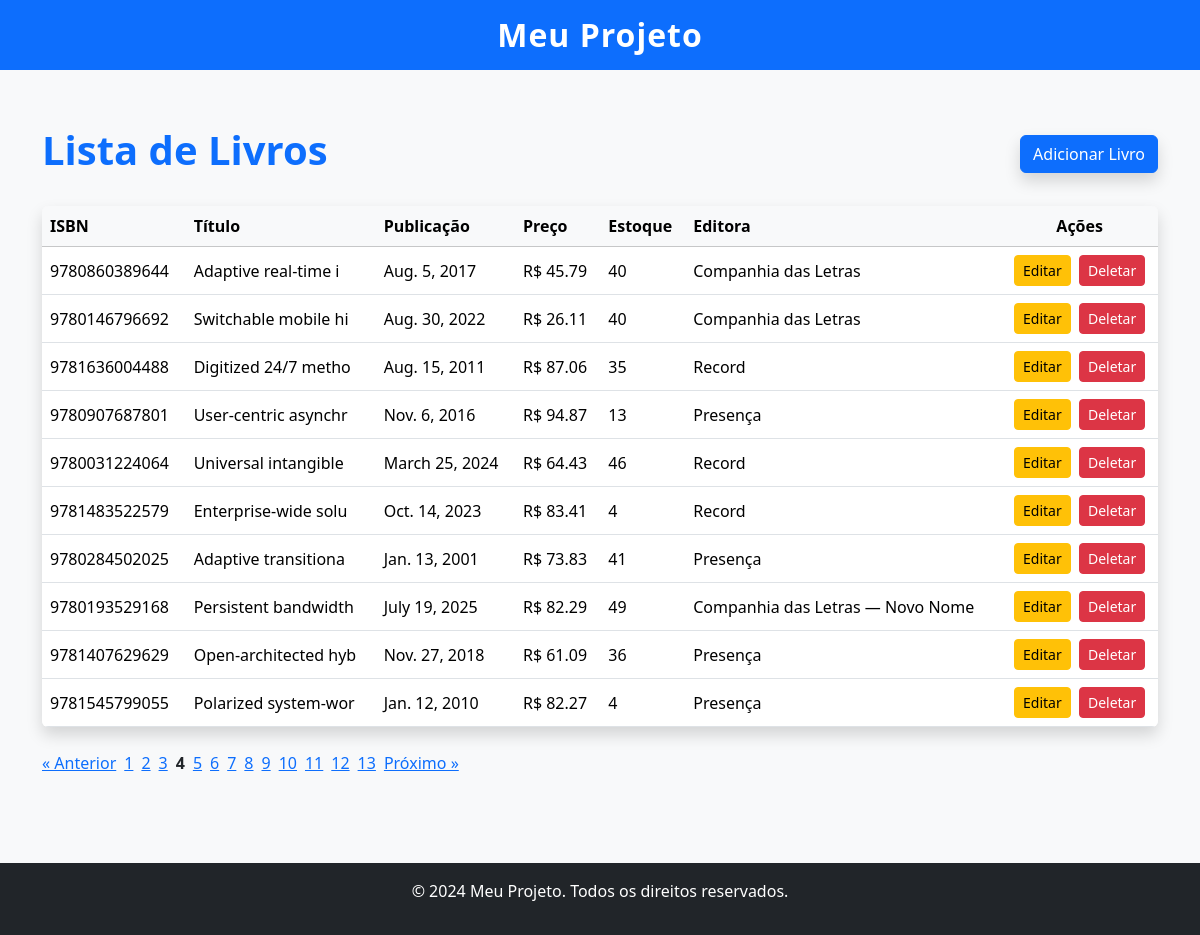
/edu/?page=4, run on the app's committed database.
### Edu/models.py (models this page shows, shortened)
class Livro(models.Model):
    isbn = models.CharField(max_length=13)
    titulo = models.CharField(max_length=20)
    publicacao = models.DateField()
    preco = models.DecimalField(max_digits=6, decimal_places=2)
    estoque = models.IntegerField()
    Editora_id = models.ForeignKey(Editora, on_delete=models.CASCADE)
    autores = models.ManyToManyField(Autor)

class Editora(models.Model):
    nome = models.CharField(max_length=100, unique=True)

### Edu/views.py (the view)
# urls.py: path('', views.livro_list, name='livro_list'),
def livro_list(request):
    livros = Livro.objects.all()
    paginator = Paginator(livros, 10)
    page_number = request.GET.get('page')
    try:
        page_obj = paginator.page(page_number)
    except PageNotAnInteger:
        page_obj = paginator.page(1)
    except EmptyPage:
        page_obj = paginator.page(paginator.num_pages)
    return render(request, 'Edu/livro_list.html', {'page_obj': page_obj})

### templates/Edu/livro_list.html
{% extends 'base.html' %}
{% block content %}
<div class="container py-4">
    <div class="d-flex justify-content-between align-items-center mb-4">
        <h1 class="display-6 fw-bold text-primary">Lista de Livros</h1>
        <a href="{% url 'edu:livro_create' %}" class="btn btn-primary shadow">Adicionar Livro</a>
    </div>
    <div class="table-responsive shadow rounded">
        <table class="table table-hover align-middle mb-0">
            <thead class="table-light">
                <tr>
                    <th>ISBN</th>
                    <th>Título</th>
                    <th>Publicação</th>
                    <th>Preço</th>
                    <th>Estoque</th>
                    <th>Editora</th>
                    <th class="text-center">Ações</th>
                </tr>
            </thead>
            <tbody>
                {% for livro in page_obj %}
                <tr>
                    <td>{{ livro.isbn }}</td>
                    <td>{{ livro.titulo }}</td>
                    <td>{{ livro.publicacao }}</td>
                    <td>R$ {{ livro.preco }}</td>
                    <td>{{ livro.estoque }}</td>
                    <td>{{ livro.Editora_id.nome }}</td>
                    <td class="text-center">
                        <a href="{% url 'edu:livro_update' livro.pk %}" class="btn btn-warning btn-sm me-1">Editar</a>
                        <a href="{% url 'edu:livro_delete' livro.pk %}" class="btn btn-danger btn-sm">Deletar</a>
                    </td>
                </tr>
                {% empty %}
                <tr>
                    <td colspan="7" class="text-center text-muted">Nenhum livro cadastrado.</td>
                </tr>
                {% endfor %}
            </tbody>
        </table>
    </div>
    {% if page_obj.has_other_pages %}
    <div class="mt-4">
        <nav class="pagination" aria-label="Page navigation">
            <ul style="list-style:none; display:flex; gap:8px; padding:0; justify-content: center;">
                {% if page_obj.has_previous %}
                    <li><a href="?page={{ page_obj.previous_page_number }}">&laquo; Anterior</a></li>
                {% else %}
                    <li style="opacity:0.5;">&laquo; Anterior</li>
                {% endif %}
                {% for num in page_obj.paginator.page_range %}
                    {% if num == page_obj.number %}
                        <li><strong>{{ num }}</strong></li>
                    {% else %}
                        <li><a href="?page={{ num }}">{{ num }}</a></li>
                    {% endif %}
                {% endfor %}
                {% if page_obj.has_next %}
                    <li><a href="?page={{ page_obj.next_page_number }}">Próximo &raquo;</a></li>
                {% else %}
                    <li style="opacity:0.5;">Próximo &raquo;</li>
                {% endif %}
            </ul>
        </nav>
    </div>
    {% endif %}
</div>
{% endblock %}

### templates/base.html (style rules this page uses)
body { background-color: #f8f9fa; }

### data on the page
Livro: isbn "9780860389644", titulo "Adaptive real-time i", publicacao "Aug. 5, 2017", preco "45.79", estoque "40", Editora_id.nome "Companhia das Letras"
Livro: isbn "9780146796692", titulo "Switchable mobile hi", publicacao "Aug. 30, 2022", preco "26.11", estoque "40", Editora_id.nome "Companhia das Letras"
Livro: isbn "9781636004488", titulo "Digitized 24/7 metho", publicacao "Aug. 15, 2011", preco "87.06", estoque "35", Editora_id.nome "Record"
Livro: isbn "9780907687801", titulo "User-centric asynchr", publicacao "Nov. 6, 2016", preco "94.87", estoque "13", Editora_id.nome "Presença"
Livro: isbn "9780031224064", titulo "Universal intangible", publicacao "March 25, 2024", preco "64.43", estoque "46", Editora_id.nome "Record"
Livro: isbn "9781483522579", titulo "Enterprise-wide solu", publicacao "Oct. 14, 2023", preco "83.41", estoque "4", Editora_id.nome "Record"
Livro: isbn "9780284502025", titulo "Adaptive transitiona", publicacao "Jan. 13, 2001", preco "73.83", estoque "41", Editora_id.nome "Presença"
Livro: isbn "9780193529168", titulo "Persistent bandwidth", publicacao "July 19, 2025", preco "82.29", estoque "49", Editora_id.nome "Companhia das Letras — Novo Nome"
Livro: isbn "9781407629629", titulo "Open-architected hyb", publicacao "Nov. 27, 2018", preco "61.09", estoque "36", Editora_id.nome "Presença"
Livro: isbn "9781545799055", titulo "Polarized system-wor", publicacao "Jan. 12, 2010", preco "82.27", estoque "4", Editora_id.nome "Presença"

### other printed values
{{ num }} "1" "2" "3" "5" "6" "7" "8" "9" "10" "11" "12" "13"
{{ num }} "4"
